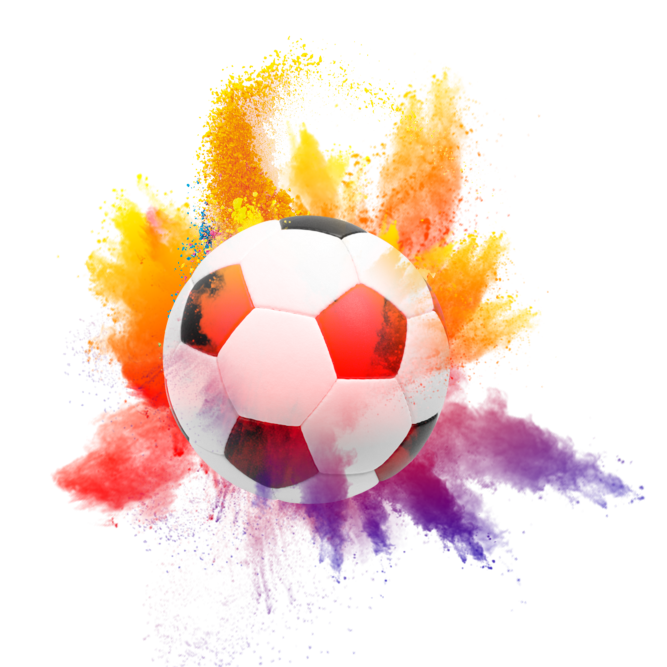
#> input picture month1/week2/class5/img/3.png, 2000 x 2000 px (shown at 1/3 size); the run also reads 1 picture not shown here
$ python pillow4.py
#> lines starting #> are read from the running program, lines starting #| are printed output that depends on the picture
from PIL import Image, ImageChops


image1 = Image.open('img/2.png')
image2 = Image.open('img/3.png')
#> image2 is the input picture: PIL image 2000x2000 RGBA; mean R, G, B, A 198.2, 139.2, 139.3, 72.7

# 将图片image1向右上移动
# offser (img,x,y)将图片img沿x方向y方向移动x中正值往右移动
# 沿y方向,正值向下移动负值向上移动
image1 = ImageChops.offset(image1, 100, -10)

w1, h1 = image1.size
#> w1 = 410; h1 = 429
w2, h2 = image2.size
#> w2 = 2000; h2 = 2000
print(w1, h1)
#| 410 429
print(w2, h2)
#| 2000 2000
# 将图片img2 缩小成和img1一样大

image2 = image2.resize((w1, h1))
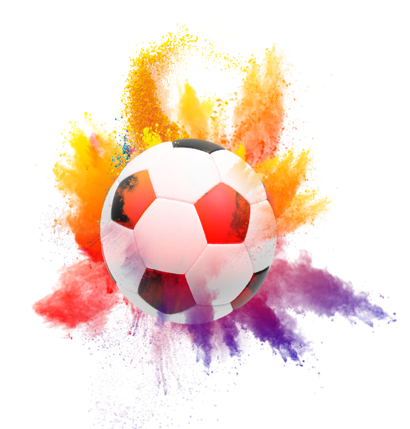
#> image2: PIL image 410x429 RGBA; mean R, G, B, A 90.3, 51.1, 40.9, 72.7; transparent parts drawn white

# 将图片image1与image2进行合并
# blend 将两张图片合并到一起,但是需要用户提供
# 一个alpha之后计算机会计算另一张图片透明度
# 然后进行图片的合并
new_img = Image.alpha_composite(image2, image1)
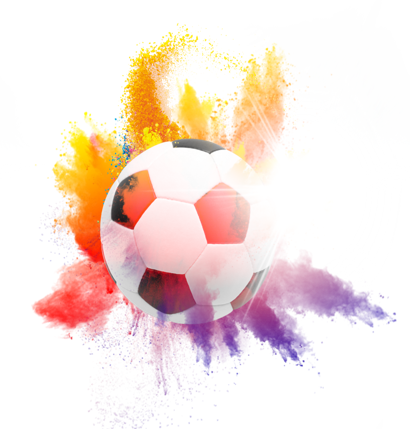
#> new_img: PIL image 410x429 RGBA; mean R, G, B, A 177.8, 150, 143.7, 93.4; transparent parts drawn white
# 调整图片每个像素点的亮度
# new_img = new_img.point(lambda x: 1.2*x)

# new_img = Image.blend(image2, image1, 0.5)
new_img.show()
new_img.save('img/combine.png')
